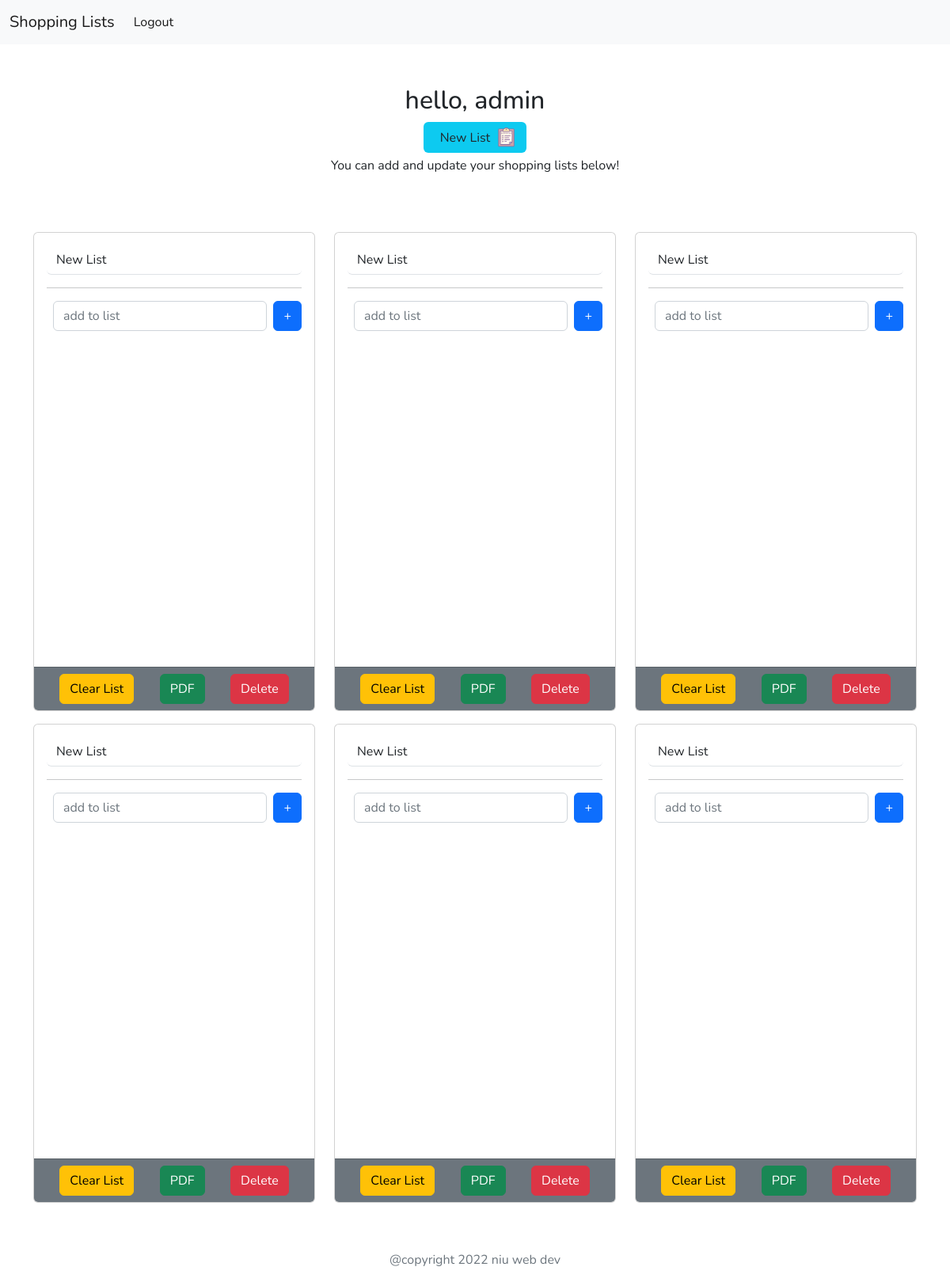
Page /shopping-list/ (signed in) on the committed database.
### shopping_list/models.py (models this page shows, shortened)
class ShoppingList(models.Model):
    title = models.CharField(max_length=128, default="New List")
    user = models.ForeignKey(User, related_name='shopping_lists', on_delete=models.CASCADE)
    shopping_list_items = models.ManyToManyField(ShoppingListItem, related_name="shopping_items", blank=True)

### shopping_list/views.py (the view)
# urls.py: path('', all_lists, name='shopping_list_all')
def all_lists(request):
    shopping_lists = request.user.shopping_lists.all()
    return render(request, 'shopping_list/main.html', {'shopping_lists': shopping_lists})

### templates/shopping_list/main.html (shortened to what this page needs)
{% extends 'base.html' %}
{% block content %}
<section class='p-1 my-5'>
    <div class="container mb-5 d-flex flex-column align-items-center">
        <div class='d-flex justify-content-between'>
            <h2>hello, {{user.username}}</h2>
        </div>
      {% include 'shopping_list/partials/new_list.html' %}
        {% if shopping_lists %}
            <p class="mt-1">You can add and update your shopping lists below!</p>
        {% else %}
            <p class="mt-5">Add a list to get started</p>
        {% endif %}
    </div>
    <div class="container">
        <div id="shopping-wrapper" class="row">
            {% if shopping_lists %}
                {% include 'shopping_list/partials/lists.html' %}
            {% endif %}
        </div>
    </div>
</section>
{% endblock content %}

### templates/shopping_list/partials/lists.html
{% for list in shopping_lists %}
    <div id="card-{{list.pk}}" class="col col-12 col-sm-6 col-md-4 my-2">
        {% include 'shopping_list/partials/list_single.html' %}
    </div>
{% endfor %}

### templates/shopping_list/partials/list_single.html (shortened to what this page needs)
{% load static %}
<div class='card' >
    <div class="card-body">
        <div class='d-flex justify-content-around align-items-center'>
            <input
            hx-post="{% url 'update_title' list.pk %}"
            hx-trigger="keyup changed delay:1000ms"
            value='{{list.title}}' class='border-bottom border-0 outline-0 form-control' type="text" name='title'>
        </div>
        <hr>
        <form class="d-flex justify-content-center my-2">
            <input hx-post="{% url 'add_item' list.pk %}" hx-target="#card-{{list.pk}}" name='item' hx-trigger'submit' class="form-control mx-2" placeholder="add to list" type="text">
            <button class='btn btn-primary'>+</button>
        </form>
        <div >
            <div style="height: 400px; overflow-y: scroll;" class=" list-container">
            </div>
        </div>
    </div>
    <div class="card-footer bg-secondary d-flex justify-content-around">
        <button
        hx-delete="{% url 'clear_list' list.pk %}"
        hx-confirm="Are you sure you wish to clear this list?"
        hx-target="#card-{{list.pk}}"
        class='btn btn-small btn-warning'>Clear List</button>
        <a href="{% url 'make_pdf' list.pk %}" target="_blank" class='btn btn-small btn-success'>PDF</a>
        <button
        hx-delete="{% url 'delete_list' list.pk %}"
        hx-confirm="Are you sure you wish to delete this list?"
        hx-target="#shopping-wrapper"
        class='btn btn-small btn-danger'>Delete</button>
    </div>
</div>

### static/css/style.css (style rules this page uses)
html { position: relative; }
body { display: flex; flex-direction: column; min-height: 100vh; font-family: 'Nunito', sans-serif!important; }
.list-container { scrollbar-width: thin; }
.card input { background-color: white!important; }

### rows in the picture
ShoppingList: title "New List"
ShoppingList: title "New List"
ShoppingList: title "New List"
ShoppingList: title "New List"
ShoppingList: title "New List"
ShoppingList: title "New List"

### other values in the picture
{{ user.username }} "admin"
